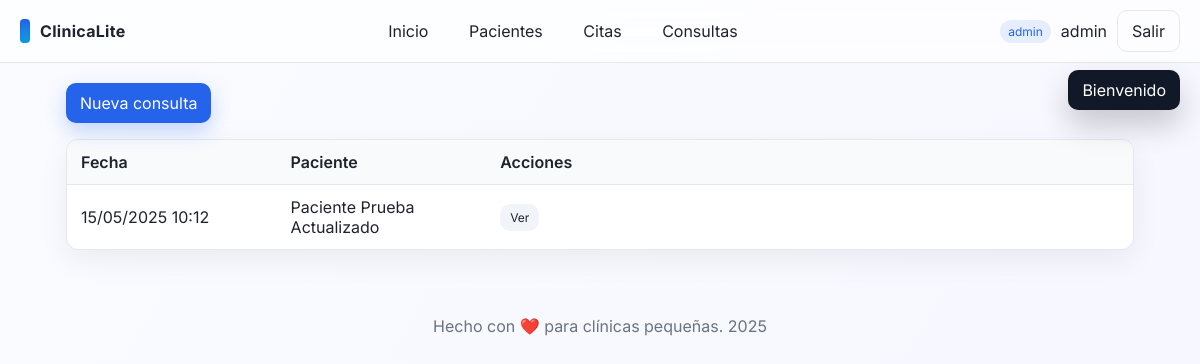
Page /consultorio_clinico_app/public/consultas/index.php (signed in) on the committed database.
### tables this page shows
CREATE TABLE `consulta` (
  `consulta_id` int(11) NOT NULL,
  `paciente_id` int(11) NOT NULL,
  `fecha_consulta` datetime NOT NULL,
  `motivo` text DEFAULT NULL,
  `historia_actual` text DEFAULT NULL,
  `creado_en` datetime NOT NULL DEFAULT current_timestamp(),
  `creado_por` int(11) DEFAULT NULL,
  `modificado_en` datetime DEFAULT NULL ON UPDATE current_timestamp(),
  `modificado_por` int(11) DEFAULT NULL
);

CREATE TABLE `paciente` (
  `paciente_id` int(11) NOT NULL,
  `nombre` varchar(100) DEFAULT NULL,
  `fecha_nacimiento` date DEFAULT NULL,
  `telefono` varchar(20) DEFAULT NULL,
  `domicilio` text DEFAULT NULL,
  `ocupacion` varchar(100) DEFAULT NULL,
  `escolaridad` varchar(100) DEFAULT NULL,
  `nombre_responsable` varchar(100) DEFAULT NULL,
  `telefono_responsable` varchar(20) DEFAULT NULL,
  `anonim` tinyint(1) NOT NULL DEFAULT 0,
  `creado_en` datetime NOT NULL DEFAULT current_timestamp(),
  `creado_por` int(11) DEFAULT NULL,
  `modificado_en` datetime DEFAULT NULL ON UPDATE current_timestamp(),
  `modificado_por` int(11) DEFAULT NULL,
  `identificacion` varchar(30) DEFAULT NULL,
  `edad` int(11) GENERATED ALWAYS AS (timestampdiff(YEAR,`fecha_nacimiento`,curdate())) VIRTUAL
);

### consultorio_clinico_app/includes/utils.php (called while the page is built, shortened)
<?php
function e($str) { return htmlspecialchars((string)$str, ENT_QUOTES, 'UTF-8'); }
?>

### consultorio_clinico_app/public/consultas/index.php (the view, shortened to what this page needs)
<?php
require_once __DIR__ . '/../init.php';
$pdo = get_pdo();
$user = current_user();
if ($user['rol'] === 'medico') {
    $stmt = $pdo->prepare('SELECT c.consulta_id, c.fecha_consulta, p.nombre FROM consulta c JOIN paciente p ON p.paciente_id = c.paciente_id WHERE c.creado_por = ? ORDER BY c.fecha_consulta DESC LIMIT 100');
    $stmt->execute([$user['id']]);
} else {
    $stmt = $pdo->query('SELECT c.consulta_id, c.fecha_consulta, p.nombre FROM consulta c JOIN paciente p ON p.paciente_id = c.paciente_id ORDER BY c.fecha_consulta DESC LIMIT 100');
}
$rows = $stmt->fetchAll();
include __DIR__ . '/../partials/header.php';
include __DIR__ . '/../partials/nav.php';
?>
<section>
  <div class="toolbar">
    <a class="btn btn-primary" href="nueva.php">Nueva consulta</a>
  </div>
  <div class="table">
    <div class="row head">
      <div>Fecha</div>
      <div>Paciente</div>
      <div>Acciones</div>
    </div>
    <?php foreach ($rows as $r): ?>
    <div class="row">
      <div><?= e(date('d/m/Y H:i', strtotime($r['fecha_consulta']))) ?></div>
      <div><?= e($r['nombre']) ?></div>
      <div><a class="btn btn-sm" href="ver.php?id=<?= e($r['consulta_id']) ?>">Ver</a></div>
    </div>
    <?php endforeach; ?>
  </div>
</section>
<?php include __DIR__ . '/../partials/footer.php'; ?>

### consultorio_clinico_app/public/assets/css/styles.css (style rules this page uses)
:root { --bg: #f7f7fb; --card: #ffffff; --text: #1f2330; --muted: #6b7280; --primary: #2563eb; --primary-600: #1d4ed8; --secondary: #0ea5e9; --danger: #ef4444; --success: #16a34a; --border: #e5e7eb; --radius: 12px; --shadow: 0 10px 30px rgba(0,0,0,0.06); }
* { box-sizing: border-box; }
html, body { height: 100%; }
body { margin: 0; font-family: Inter, system-ui, -apple-system, Segoe UI, Roboto, 'Helvetica Neue', Arial, 'Noto Sans', 'Liberation Sans', sans-serif; color: var(--text); background: linear-gradient(120deg, #f9fbff, #f6f7ff); }
.btn { appearance: none; border: none; border-radius: 10px; padding: 10px 14px; background: #f1f5f9; color: var(--text); cursor: pointer; transition: transform .1s ease, background .2s; text-decoration: none; display: inline-block; }
.btn-primary { background: var(--primary); color: #fff; box-shadow: 0 8px 20px rgba(37,99,235,0.25); }
.btn-sm { padding: 6px 10px; font-size: 12px; }
.toolbar { display: flex; align-items: center; justify-content: space-between; gap: 12px; margin-bottom: 16px; }
.table { width: 100%; border: 1px solid var(--border); border-radius: 12px; overflow: hidden; background: var(--card); box-shadow: var(--shadow); }
.row { display: grid; grid-template-columns: repeat(5, 1fr); gap: 10px; padding: 12px 14px; border-bottom: 1px solid var(--border); align-items: center; }
.row.head { background: #f8fafc; font-weight: 600; }
.row:last-child { border-bottom: 0; }

### rows in the picture
consulta: fecha_consulta "15/05/2025 10:12", paciente.nombre "Paciente Prueba Actualizado"

### other values in the picture
$m "Bienvenido"
APP_NAME "ClinicaLite"
$user['rol'] "admin"
$user['username'] "admin"
